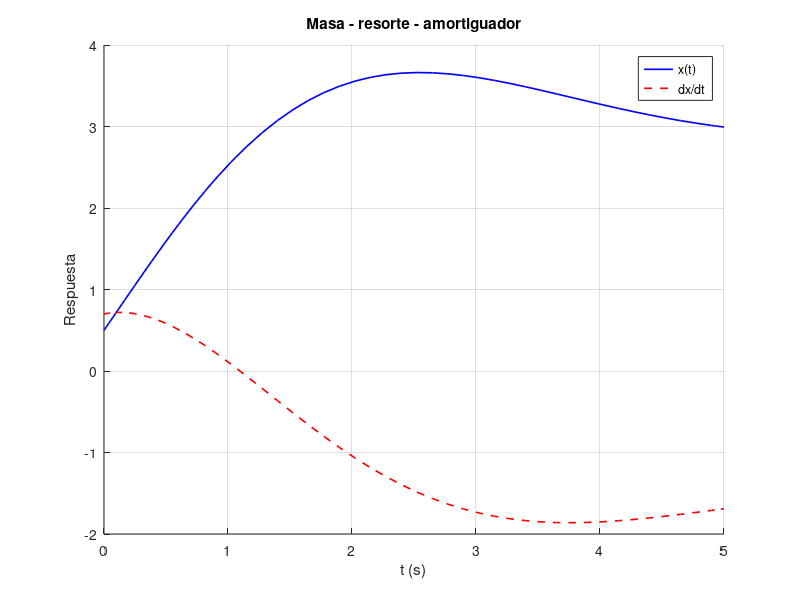

Recreate this plot in MATLAB.
% Modelos y Simulación
% Tema: Simulación MBK
% Autor: Gianfranco Salomone
 
clc;
clear all;
clf;
 
% Inicialización de variables:
m = 1;
b = 1;
k = 1;
f0 = 1.5;

% Valores iniciales:
x_0 = 0.5;
dx_0 = 0.7;

z0 = [x_0; dx_0];

% Como `ode45` únicamente admite ecuaciones de primer orden,
% el modelo de estados es una buena elección:
A = [0   1; -k/m -b/m];
B = [1 ; 1/m];

u  = @(t) f0;
dX = @(t, X) A * X + B * u(t);


tfinal = 5;
tspan = [0 tfinal];
[t, Y] = ode45(dX, tspan, z0);

% Gráficas
hold on;
plot(t, Y(:,1), 'b-', 'LineWidth', 1.2);
plot(t, Y(:,2), 'r--', 'LineWidth', 1.2);
xlabel('t (s)'); ylabel('Respuesta');
legend('x(t)', 'dx/dt', 'Location','Best');
title('Masa - resorte - amortiguador');
grid on;
hold off;
